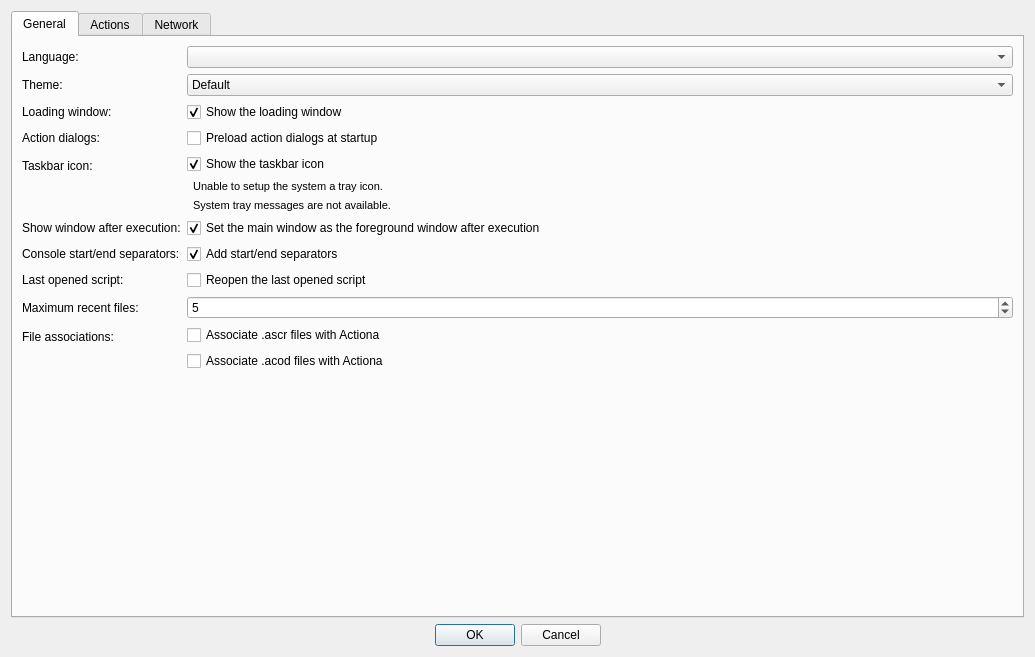
<?xml version="1.0" encoding="UTF-8"?>
<ui version="4.0">
 <class>SettingsDialog</class>
 <widget class="QDialog" name="SettingsDialog">
  <property name="geometry">
   <rect>
    <x>0</x>
    <y>0</y>
    <width>1035</width>
    <height>657</height>
   </rect>
  </property>
  <property name="windowTitle">
   <string>Settings</string>
  </property>
  <property name="windowIcon">
   <iconset resource="../actiona.qrc">
    <normaloff>:/icons/options.png</normaloff>:/icons/options.png</iconset>
  </property>
  <layout class="QVBoxLayout">
   <item>
    <widget class="QTabWidget" name="settingsTab">
     <property name="currentIndex">
      <number>0</number>
     </property>
     <widget class="QWidget" name="generalTab">
      <attribute name="icon">
       <iconset>
        <normaloff>:/images/paste.png</normaloff>:/images/paste.png</iconset>
      </attribute>
      <attribute name="title">
       <string>General</string>
      </attribute>
      <layout class="QFormLayout" name="formLayout_4">
       <property name="fieldGrowthPolicy">
        <enum>QFormLayout::AllNonFixedFieldsGrow</enum>
       </property>
       <item row="2" column="0">
        <widget class="QLabel" name="label_9">
         <property name="text">
          <string>Loading window:</string>
         </property>
        </widget>
       </item>
       <item row="2" column="1">
        <widget class="QCheckBox" name="showLoadingWindow">
         <property name="text">
          <string>Show the loading window</string>
         </property>
         <property name="checked">
          <bool>true</bool>
         </property>
        </widget>
       </item>
       <item row="4" column="0">
        <widget class="QLabel" name="label_13">
         <property name="text">
          <string>Taskbar icon:</string>
         </property>
        </widget>
       </item>
       <item row="4" column="1">
        <layout class="QVBoxLayout" name="verticalLayout_3">
         <item>
          <widget class="QCheckBox" name="showTaskbarIcon">
           <property name="text">
            <string>Show the taskbar icon</string>
           </property>
           <property name="checked">
            <bool>true</bool>
           </property>
          </widget>
         </item>
         <item>
          <widget class="QLabel" name="noSysTrayLabel">
           <property name="text">
            <string>&lt;!DOCTYPE HTML PUBLIC &quot;-//W3C//DTD HTML 4.0//EN&quot; &quot;http://www.w3.org/TR/REC-html40/strict.dtd&quot;&gt;
&lt;html&gt;&lt;head&gt;&lt;meta name=&quot;qrichtext&quot; content=&quot;1&quot; /&gt;&lt;style type=&quot;text/css&quot;&gt;
p, li { white-space: pre-wrap; }
&lt;/style&gt;&lt;/head&gt;&lt;body style=&quot; font-family:'MS Shell Dlg 2'; font-size:8.25pt; font-weight:400; font-style:normal;&quot;&gt;
&lt;p style=&quot; margin-top:0px; margin-bottom:0px; margin-left:0px; margin-right:0px; -qt-block-indent:0; text-indent:0px;&quot;&gt;&lt;img src=&quot;:/icons/warning.png&quot; /&gt;  &lt;span style=&quot; font-size:8pt;&quot;&gt;Unable to setup the system a tray icon.&lt;/span&gt;&lt;/p&gt;&lt;/body&gt;&lt;/html&gt;</string>
           </property>
          </widget>
         </item>
         <item>
          <widget class="QLabel" name="noSysTrayMessagesLabel">
           <property name="text">
            <string>&lt;!DOCTYPE HTML PUBLIC &quot;-//W3C//DTD HTML 4.0//EN&quot; &quot;http://www.w3.org/TR/REC-html40/strict.dtd&quot;&gt;
&lt;html&gt;&lt;head&gt;&lt;meta name=&quot;qrichtext&quot; content=&quot;1&quot; /&gt;&lt;style type=&quot;text/css&quot;&gt;
p, li { white-space: pre-wrap; }
&lt;/style&gt;&lt;/head&gt;&lt;body style=&quot; font-family:'MS Shell Dlg 2'; font-size:8.25pt; font-weight:400; font-style:normal;&quot;&gt;
&lt;p style=&quot; margin-top:0px; margin-bottom:0px; margin-left:0px; margin-right:0px; -qt-block-indent:0; text-indent:0px;&quot;&gt;&lt;img src=&quot;:/icons/warning.png&quot; /&gt;  System tray messages are not available.&lt;/p&gt;&lt;/body&gt;&lt;/html&gt;</string>
           </property>
          </widget>
         </item>
        </layout>
       </item>
       <item row="5" column="0">
        <widget class="QLabel" name="showWindowAfterExecutionLabel">
         <property name="text">
          <string>Show window after execution:</string>
         </property>
        </widget>
       </item>
       <item row="5" column="1">
        <widget class="QCheckBox" name="showWindowAfterExecution">
         <property name="text">
          <string>Set the main window as the foreground window after execution</string>
         </property>
         <property name="checked">
          <bool>true</bool>
         </property>
        </widget>
       </item>
       <item row="6" column="0">
        <widget class="QLabel" name="label_12">
         <property name="text">
          <string>Console start/end separators:</string>
         </property>
        </widget>
       </item>
       <item row="6" column="1">
        <widget class="QCheckBox" name="addStartEndSeparators">
         <property name="text">
          <string>Add start/end separators</string>
         </property>
         <property name="checked">
          <bool>true</bool>
         </property>
        </widget>
       </item>
       <item row="8" column="0">
        <widget class="QLabel" name="label_14">
         <property name="text">
          <string>Last opened script:</string>
         </property>
        </widget>
       </item>
       <item row="8" column="1">
        <widget class="QCheckBox" name="reopenLastScript">
         <property name="text">
          <string>Reopen the last opened script</string>
         </property>
        </widget>
       </item>
       <item row="9" column="0">
        <widget class="QLabel" name="label_15">
         <property name="text">
          <string>Maximum recent files:</string>
         </property>
        </widget>
       </item>
       <item row="9" column="1">
        <widget class="QSpinBox" name="maxRecentFiles">
         <property name="minimum">
          <number>0</number>
         </property>
         <property name="maximum">
          <number>50</number>
         </property>
         <property name="value">
          <number>5</number>
         </property>
        </widget>
       </item>
       <item row="10" column="0">
        <widget class="QLabel" name="fileAssociationsLabel">
         <property name="text">
          <string>File associations:</string>
         </property>
        </widget>
       </item>
       <item row="10" column="1">
        <layout class="QVBoxLayout" name="verticalLayout_7">
         <item>
          <widget class="QCheckBox" name="associateASCRCheckBox">
           <property name="text">
            <string>Associate .ascr files with Actiona</string>
           </property>
          </widget>
         </item>
         <item>
          <widget class="QCheckBox" name="associateACODCheckBox">
           <property name="text">
            <string>Associate .acod files with Actiona</string>
           </property>
          </widget>
         </item>
        </layout>
       </item>
       <item row="0" column="0">
        <widget class="QLabel" name="label_10">
         <property name="text">
          <string>Language:</string>
         </property>
        </widget>
       </item>
       <item row="0" column="1">
        <widget class="QComboBox" name="languageComboBox"/>
       </item>
       <item row="3" column="0">
        <widget class="QLabel" name="label_23">
         <property name="text">
          <string>Action dialogs:</string>
         </property>
        </widget>
       </item>
       <item row="3" column="1">
        <widget class="QCheckBox" name="preloadActionDialogsCheckBox">
         <property name="text">
          <string>Preload action dialogs at startup</string>
         </property>
        </widget>
       </item>
       <item row="1" column="0">
        <widget class="QLabel" name="label_24">
         <property name="text">
          <string>Theme:</string>
         </property>
        </widget>
       </item>
       <item row="1" column="1">
        <widget class="QComboBox" name="themeComboBox">
         <item>
          <property name="text">
           <string>Default</string>
          </property>
         </item>
         <item>
          <property name="text">
           <string>Light</string>
          </property>
         </item>
         <item>
          <property name="text">
           <string>Dark</string>
          </property>
         </item>
        </widget>
       </item>
      </layout>
     </widget>
     <widget class="QWidget" name="actionsTab">
      <attribute name="icon">
       <iconset>
        <normaloff>:/images/sfx.png</normaloff>:/images/sfx.png</iconset>
      </attribute>
      <attribute name="title">
       <string>Actions</string>
      </attribute>
      <layout class="QFormLayout" name="formLayout_3">
       <property name="fieldGrowthPolicy">
        <enum>QFormLayout::AllNonFixedFieldsGrow</enum>
       </property>
       <item row="0" column="0">
        <widget class="QLabel" name="label_8">
         <property name="text">
          <string>Execution window:</string>
         </property>
        </widget>
       </item>
       <item row="0" column="1">
        <layout class="QVBoxLayout" name="verticalLayout_2">
         <item>
          <widget class="QGroupBox" name="executionWindowGroup">
           <property name="title">
            <string>Execution window</string>
           </property>
           <property name="checkable">
            <bool>true</bool>
           </property>
           <layout class="QVBoxLayout" name="verticalLayout_6">
            <property name="spacing">
             <number>0</number>
            </property>
            <property name="leftMargin">
             <number>0</number>
            </property>
            <property name="topMargin">
             <number>0</number>
            </property>
            <property name="rightMargin">
             <number>0</number>
            </property>
            <property name="bottomMargin">
             <number>0</number>
            </property>
            <item>
             <widget class="ActionTools::ScreenPositionWidget" name="executionWindowPosition" native="true"/>
            </item>
           </layout>
          </widget>
         </item>
        </layout>
       </item>
       <item row="1" column="0">
        <widget class="QLabel" name="label_11">
         <property name="text">
          <string>Console window:</string>
         </property>
        </widget>
       </item>
       <item row="1" column="1">
        <layout class="QVBoxLayout" name="verticalLayout_5">
         <item>
          <widget class="QGroupBox" name="consoleWindowGroup">
           <property name="title">
            <string>Console window</string>
           </property>
           <property name="checkable">
            <bool>true</bool>
           </property>
           <layout class="QVBoxLayout" name="verticalLayout_4">
            <property name="spacing">
             <number>0</number>
            </property>
            <property name="leftMargin">
             <number>0</number>
            </property>
            <property name="topMargin">
             <number>0</number>
            </property>
            <property name="rightMargin">
             <number>0</number>
            </property>
            <property name="bottomMargin">
             <number>0</number>
            </property>
            <item>
             <widget class="ActionTools::ScreenPositionWidget" name="consoleWindowPosition" native="true"/>
            </item>
           </layout>
          </widget>
         </item>
        </layout>
       </item>
       <item row="3" column="0">
        <widget class="QLabel" name="label_18">
         <property name="text">
          <string>Start/Stop execution hotkey:</string>
         </property>
        </widget>
       </item>
       <item row="3" column="1">
        <widget class="SettingsKeyEdit" name="stopExecutionHotkey"/>
       </item>
       <item row="4" column="0">
        <widget class="QLabel" name="label_7">
         <property name="text">
          <string>Pause/Resume execution hotkey:</string>
         </property>
        </widget>
       </item>
       <item row="4" column="1">
        <widget class="SettingsKeyEdit" name="pauseExecutionHotkey"/>
       </item>
       <item row="5" column="0">
        <widget class="QLabel" name="label_19">
         <property name="text">
          <string>Switch text/code key:</string>
         </property>
        </widget>
       </item>
       <item row="5" column="1">
        <widget class="SettingsKeyEdit" name="switchTextCode"/>
       </item>
       <item row="6" column="0">
        <widget class="QLabel" name="label_20">
         <property name="text">
          <string>Open editor key:</string>
         </property>
        </widget>
       </item>
       <item row="6" column="1">
        <widget class="SettingsKeyEdit" name="openEditorKey"/>
       </item>
       <item row="7" column="0">
        <widget class="QLabel" name="label_17">
         <property name="text">
          <string>Code syntax:</string>
         </property>
        </widget>
       </item>
       <item row="7" column="1">
        <widget class="QCheckBox" name="checkCodeSyntaxAutomatically">
         <property name="text">
          <string>Check code syntax automatically</string>
         </property>
         <property name="checked">
          <bool>true</bool>
         </property>
        </widget>
       </item>
       <item row="8" column="0">
        <widget class="QLabel" name="label_16">
         <property name="text">
          <string>Heatmap colors:</string>
         </property>
        </widget>
       </item>
       <item row="8" column="1">
        <layout class="QFormLayout" name="formLayout_5">
         <item row="0" column="0">
          <widget class="QLabel" name="label_21">
           <property name="text">
            <string>Minimum:</string>
           </property>
          </widget>
         </item>
         <item row="0" column="1">
          <widget class="ColorPickerPushButton" name="heatmapMinColorPushButton">
           <property name="sizePolicy">
            <sizepolicy hsizetype="Maximum" vsizetype="Fixed">
             <horstretch>0</horstretch>
             <verstretch>0</verstretch>
            </sizepolicy>
           </property>
           <property name="text">
            <string>...</string>
           </property>
          </widget>
         </item>
         <item row="1" column="0">
          <widget class="QLabel" name="label_22">
           <property name="text">
            <string>Maximum:</string>
           </property>
          </widget>
         </item>
         <item row="1" column="1">
          <widget class="ColorPickerPushButton" name="heatmapMaxColorPushButton">
           <property name="sizePolicy">
            <sizepolicy hsizetype="Maximum" vsizetype="Fixed">
             <horstretch>0</horstretch>
             <verstretch>0</verstretch>
            </sizepolicy>
           </property>
           <property name="text">
            <string>...</string>
           </property>
          </widget>
         </item>
        </layout>
       </item>
      </layout>
     </widget>
     <widget class="QWidget" name="networkTab">
      <attribute name="icon">
       <iconset>
        <normaloff>:/images/update.png</normaloff>:/images/update.png</iconset>
      </attribute>
      <attribute name="title">
       <string>Network</string>
      </attribute>
      <layout class="QFormLayout" name="formLayout">
       <property name="fieldGrowthPolicy">
        <enum>QFormLayout::AllNonFixedFieldsGrow</enum>
       </property>
       <item row="0" column="0">
        <widget class="QLabel" name="updatesCheckLabel">
         <property name="text">
          <string>Check for updates:</string>
         </property>
        </widget>
       </item>
       <item row="0" column="1">
        <widget class="QComboBox" name="updatesCheck">
         <property name="currentIndex">
          <number>2</number>
         </property>
         <item>
          <property name="text">
           <string>Never</string>
          </property>
         </item>
         <item>
          <property name="text">
           <string>Once a day</string>
          </property>
         </item>
         <item>
          <property name="text">
           <string>Once a week</string>
          </property>
         </item>
         <item>
          <property name="text">
           <string>Once a month</string>
          </property>
         </item>
        </widget>
       </item>
       <item row="1" column="0">
        <widget class="QLabel" name="label">
         <property name="text">
          <string>Proxy:</string>
         </property>
        </widget>
       </item>
       <item row="1" column="1">
        <layout class="QVBoxLayout" name="verticalLayout">
         <item>
          <widget class="QRadioButton" name="noProxyRadioButton">
           <property name="text">
            <string>Do not use a proxy</string>
           </property>
          </widget>
         </item>
         <item>
          <widget class="QRadioButton" name="systemProxyRadioButton">
           <property name="text">
            <string>Use the system proxy</string>
           </property>
          </widget>
         </item>
         <item>
          <widget class="QRadioButton" name="customProxyRadioButton">
           <property name="text">
            <string>Use custom proxy settings</string>
           </property>
          </widget>
         </item>
         <item>
          <widget class="QGroupBox" name="proxySettings">
           <property name="enabled">
            <bool>false</bool>
           </property>
           <property name="title">
            <string>Proxy settings</string>
           </property>
           <layout class="QFormLayout" name="formLayout_2">
            <item row="0" column="0">
             <widget class="QLabel" name="label_2">
              <property name="text">
               <string>Host :</string>
              </property>
             </widget>
            </item>
            <item row="0" column="1">
             <widget class="QLineEdit" name="proxyHost"/>
            </item>
            <item row="1" column="1">
             <widget class="QLineEdit" name="proxyPort"/>
            </item>
            <item row="1" column="0">
             <widget class="QLabel" name="label_3">
              <property name="text">
               <string>Port :</string>
              </property>
             </widget>
            </item>
            <item row="2" column="0">
             <widget class="QLabel" name="label_4">
              <property name="text">
               <string>User :</string>
              </property>
             </widget>
            </item>
            <item row="3" column="0">
             <widget class="QLabel" name="label_5">
              <property name="text">
               <string>Password :</string>
              </property>
             </widget>
            </item>
            <item row="2" column="1">
             <widget class="QLineEdit" name="proxyUser"/>
            </item>
            <item row="3" column="1">
             <widget class="QLineEdit" name="proxyPassword"/>
            </item>
            <item row="4" column="0">
             <widget class="QLabel" name="label_6">
              <property name="text">
               <string>Proxy type :</string>
              </property>
             </widget>
            </item>
            <item row="4" column="1">
             <widget class="QComboBox" name="proxyType">
              <item>
               <property name="text">
                <string>Http</string>
               </property>
              </item>
              <item>
               <property name="text">
                <string>Socks5</string>
               </property>
              </item>
             </widget>
            </item>
           </layout>
          </widget>
         </item>
         <item>
          <layout class="QHBoxLayout" name="horizontalLayout">
           <item>
            <widget class="QPushButton" name="testConnectivity">
             <property name="enabled">
              <bool>true</bool>
             </property>
             <property name="text">
              <string>Test connectivity</string>
             </property>
            </widget>
           </item>
           <item>
            <spacer name="horizontalSpacer">
             <property name="orientation">
              <enum>Qt::Horizontal</enum>
             </property>
             <property name="sizeHint" stdset="0">
              <size>
               <width>40</width>
               <height>20</height>
              </size>
             </property>
            </spacer>
           </item>
          </layout>
         </item>
        </layout>
       </item>
      </layout>
     </widget>
    </widget>
   </item>
   <item>
    <widget class="QDialogButtonBox" name="buttonBox">
     <property name="standardButtons">
      <set>QDialogButtonBox::Cancel|QDialogButtonBox::Ok</set>
     </property>
     <property name="centerButtons">
      <bool>true</bool>
     </property>
    </widget>
   </item>
  </layout>
 </widget>
 <customwidgets>
  <customwidget>
   <class>SettingsKeyEdit</class>
   <extends>QLineEdit</extends>
   <header>settingskeyedit.hpp</header>
  </customwidget>
  <customwidget>
   <class>ActionTools::ScreenPositionWidget</class>
   <extends>QWidget</extends>
   <header location="global">actiontools/screenpositionwidget.hpp</header>
   <container>1</container>
  </customwidget>
  <customwidget>
   <class>ColorPickerPushButton</class>
   <extends>QPushButton</extends>
   <header>colorpickerpushbutton.hpp</header>
  </customwidget>
 </customwidgets>
 <resources>
  <include location="../actiona.qrc"/>
 </resources>
 <connections>
  <connection>
   <sender>buttonBox</sender>
   <signal>rejected()</signal>
   <receiver>SettingsDialog</receiver>
   <slot>reject()</slot>
   <hints>
    <hint type="sourcelabel">
     <x>339</x>
     <y>373</y>
    </hint>
    <hint type="destinationlabel">
     <x>418</x>
     <y>7</y>
    </hint>
   </hints>
  </connection>
  <connection>
   <sender>buttonBox</sender>
   <signal>accepted()</signal>
   <receiver>SettingsDialog</receiver>
   <slot>accept()</slot>
   <hints>
    <hint type="sourcelabel">
     <x>287</x>
     <y>373</y>
    </hint>
    <hint type="destinationlabel">
     <x>284</x>
     <y>2</y>
    </hint>
   </hints>
  </connection>
 </connections>
</ui>
